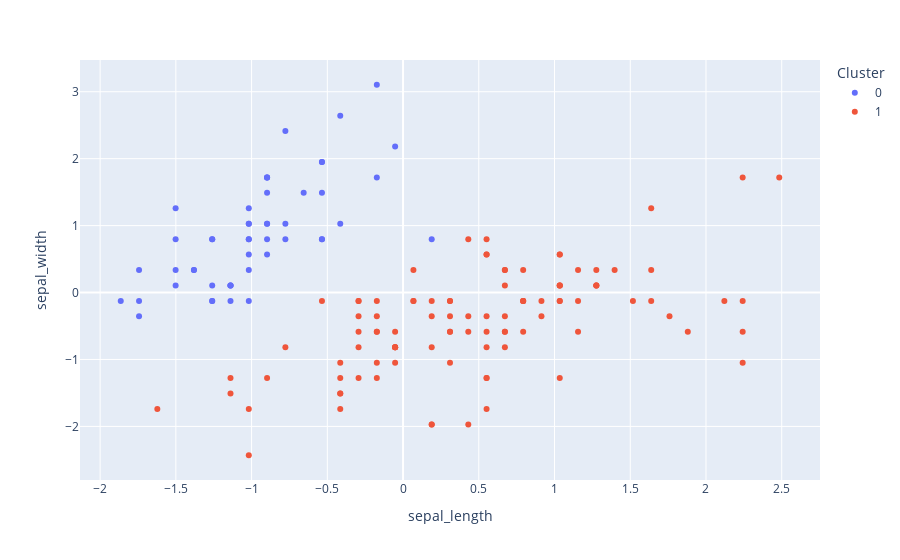

Notebook source saved alongside this figure:
### Code cell
# Graficacion segun los clusters

datos_con_clusters['Cluster'] = datos_con_clusters["Cluster"].astype("category")

fig = px.scatter(datos_con_clusters,
                 x = 'sepal_length',
                 y = 'sepal_width',
                 color = 'Cluster',
                )
fig.show()
